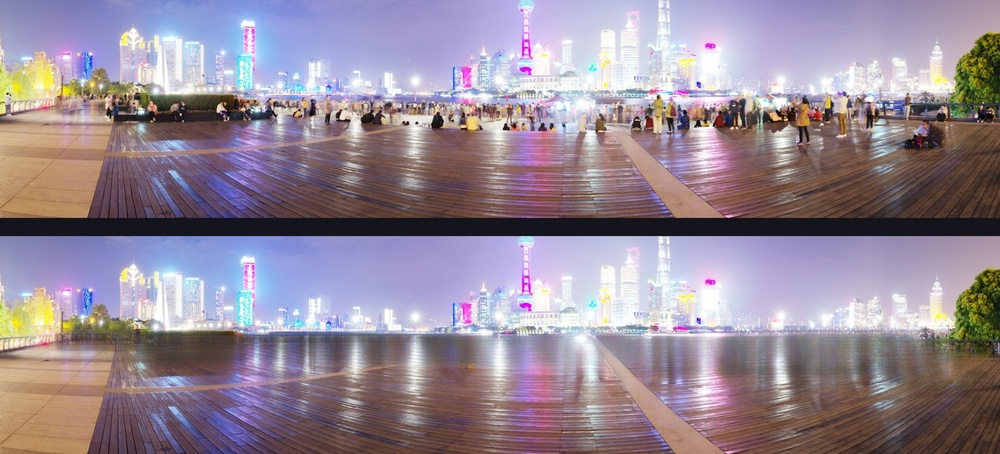
#> input picture trazo/Herramientas/Retoques/shanghai_noche/antes_despues_paso1.jpg, 1000 x 454 px, shrunk from 1600 x 727 before the run
$ python neblina.py antes_despues_paso1.jpg antes_despues_paso2.jpg 1.0 1.0
#> lines starting #> are read from the running program, lines starting #| are printed output that depends on the picture
# Paso 2: quitar la neblina (velo) y dar contraste local, sin romper la costura del 360
# (todos los filtros "dan la vuelta": se rellena a los lados con la otra orilla de la foto).
import sys
import numpy as np, cv2

entrada, salida = sys.argv[1:3]
fuerza = float(sys.argv[3]) if len(sys.argv) > 3 else 0.55     # cuánto velo se quita (0..1)
clahe_mezcla = float(sys.argv[4]) if len(sys.argv) > 4 else 0.5
img = cv2.imread(entrada).astype(np.float32) / 255.0
H, W = img.shape[:2]
#> H = 454; W = 1000
P = 256
ext = np.concatenate([img[:, -P:], img, img[:, :P]], 1)       # vuelta 360

def guiado(I, p, r, eps):
#> called with r = 61, eps = 0.001
    m = lambda x: cv2.boxFilter(x, -1, (r, r))
    mI, mp = m(I), m(p)
    a = (m(I * p) - mI * mp) / (m(I * I) - mI * mI + eps)
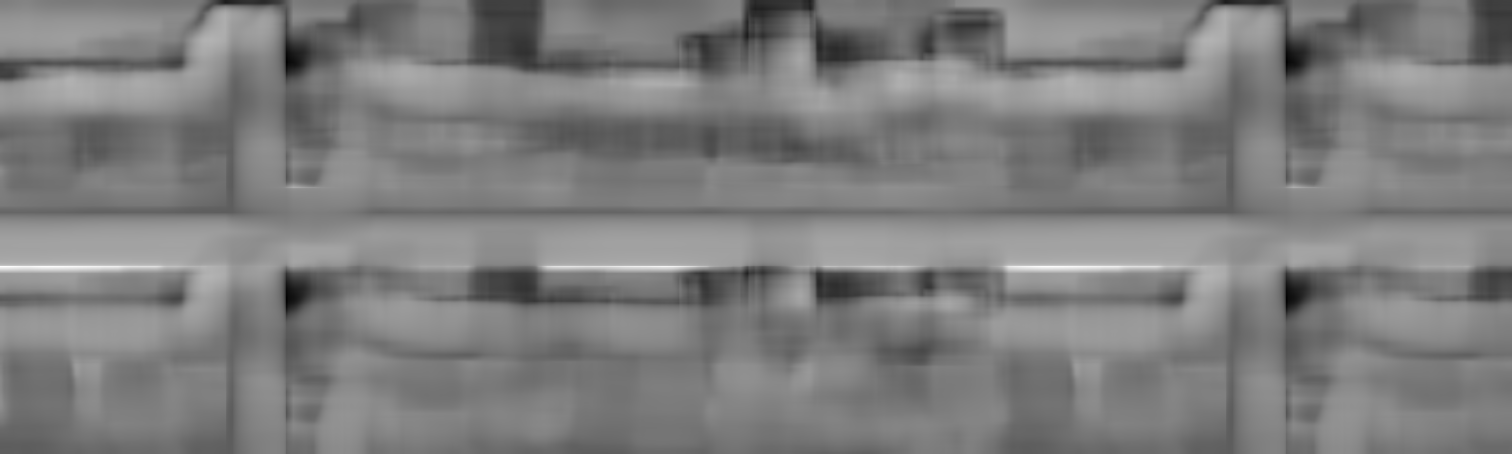
#> a: shape (454, 1512) float32; min -1.13, max 1.95, mean 0.389; drawn with min black and max white
    b = mp - a * mI
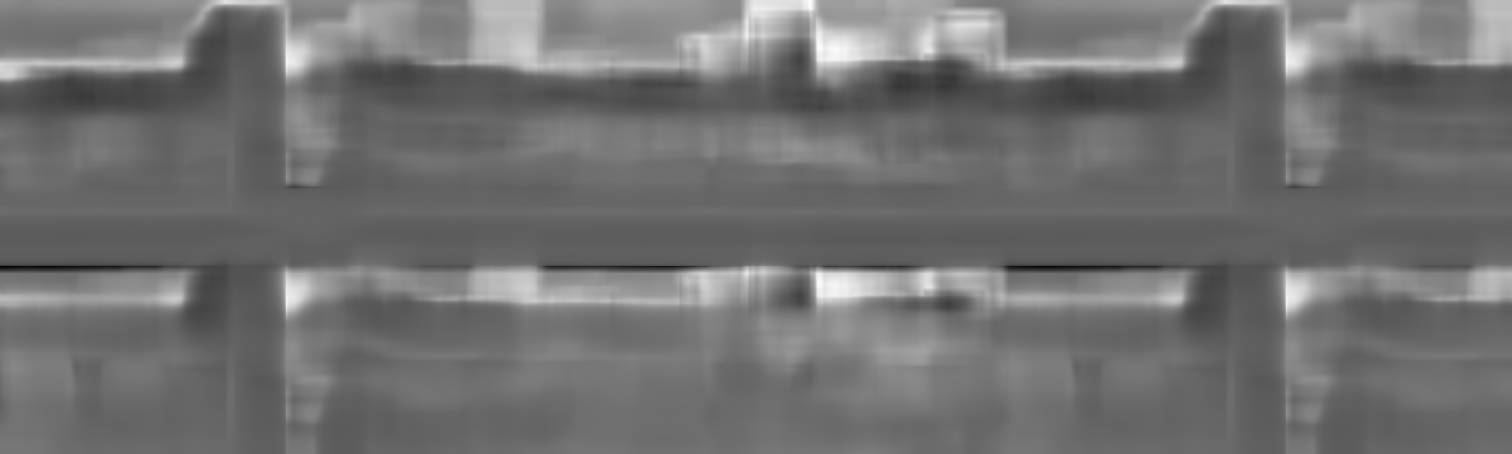
#> b: shape (454, 1512) float32; min -0.78, max 1.26, mean 0.124; drawn with min black and max white
    return m(a) * I + m(b)
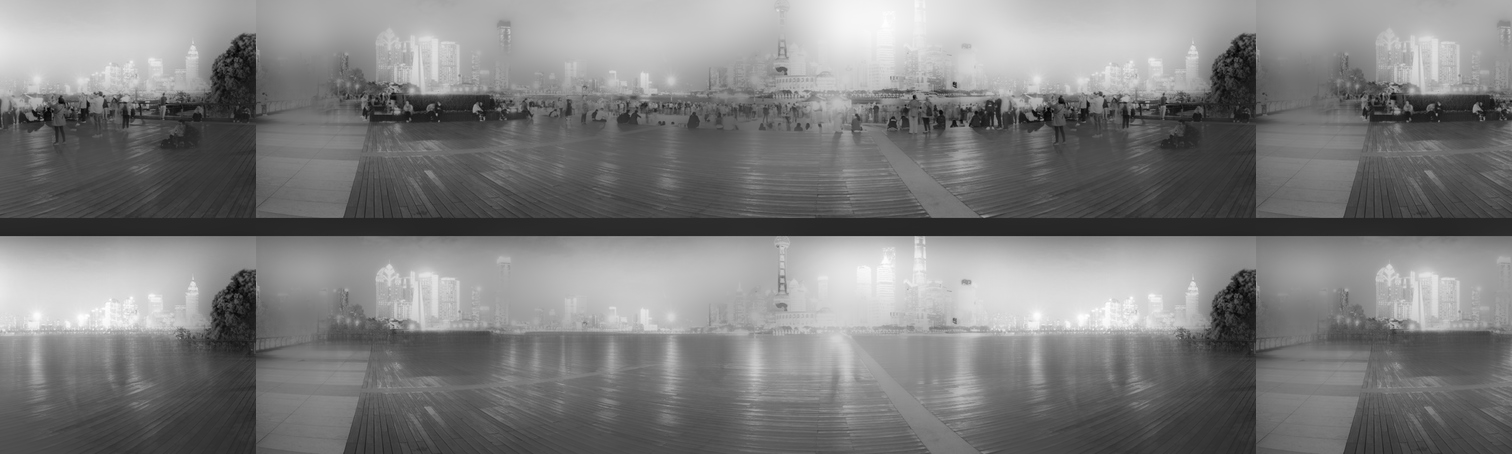
#> returned value: shape (454, 1512) float32; min -0.0903, max 0.77, mean 0.335; drawn with min black and max white

# 1. El velo: el canal oscuro (lo más oscuro de cada zona), suavizado siguiendo los bordes.
oscuro = cv2.erode(ext.min(2), cv2.getStructuringElement(cv2.MORPH_RECT, (15, 15)))
gris = cv2.cvtColor(ext, cv2.COLOR_BGR2GRAY)
velo = np.clip(guiado(gris, oscuro, 61, 1e-3), 0, 1)
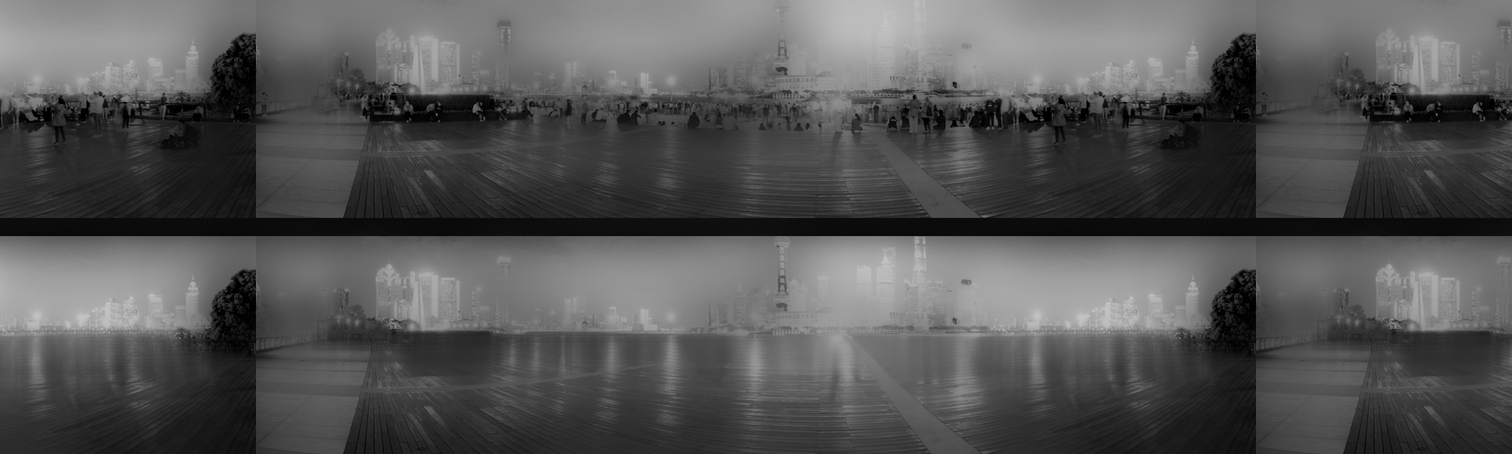
#> velo: shape (454, 1512) float32; min 0, max 0.77, mean 0.335
# El color de la neblina: el promedio de lo más brillante del canal oscuro (el resplandor morado del cielo).
plano = velo.ravel(); k = max(1, plano.size // 1000)
#> after `k = max(1, plano.size // 1000)`: k = 686
idx = np.argpartition(plano, -k)[-k:]
#> idx = 686 values, max 492480 at index 154, min 6963 at index 148, mean 317336.4
A = ext.reshape(-1, 3)[idx].mean(0)
#> A = [0.982, 0.959, 0.969]
t = np.clip(1.0 - fuerza * velo[..., None] / np.maximum(A, 1e-3).max(), 0.35, 1.0)
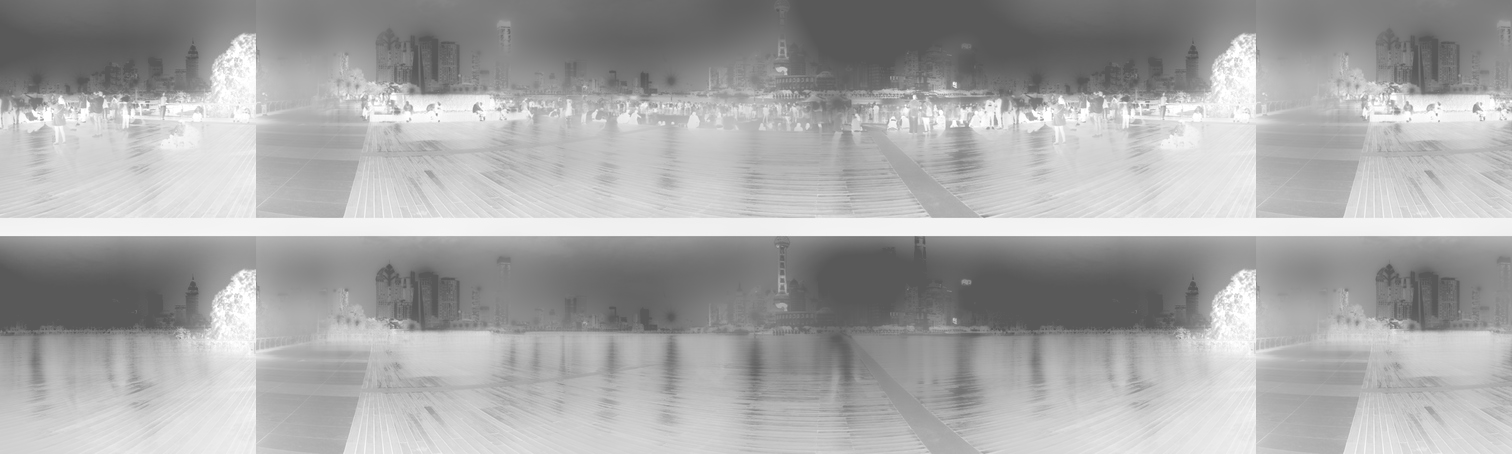
#> t: shape (454, 1512, 1) float32; min 0.35, max 1, mean 0.66
J = (ext - A) / t + A
J = np.clip(J, 0, 1)

# 2. Contraste local (CLAHE en la luz, no en el color).
lab = cv2.cvtColor((J * 255).astype(np.uint8), cv2.COLOR_BGR2LAB)
#> lab: shape (454, 1512, 3); mean of channels 0, 1, 2 98.1, 143.1, 119.4
cl = cv2.createCLAHE(clipLimit=2.0, tileGridSize=(32, 8)).apply(lab[..., 0])
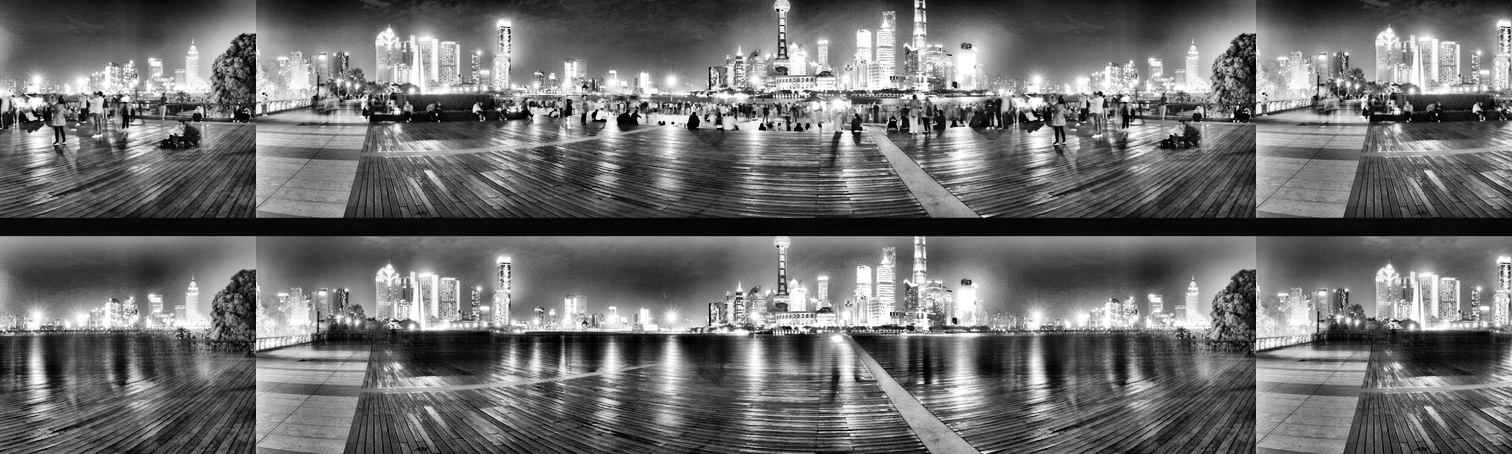
#> cl: shape (454, 1512); min 0, max 255, mean 109.1
lab[..., 0] = (clahe_mezcla * cl + (1 - clahe_mezcla) * lab[..., 0]).astype(np.uint8)
#> lab: shape (454, 1512, 3); mean of channels 0, 1, 2 109.1, 143.1, 119.4
J = cv2.cvtColor(lab, cv2.COLOR_LAB2BGR).astype(np.float32) / 255.0
#> J: shape (454, 1512, 3) float32; mean of channels 0, 1, 2 0.461, 0.375, 0.443

# 3. Un poquito más de color (sin quemar los neones).
hsv = cv2.cvtColor(J, cv2.COLOR_BGR2HSV)
#> hsv: shape (454, 1512, 3) float32; mean H, S, V 173.2, 0.5, 0.6
hsv[..., 1] = np.clip(hsv[..., 1] * 1.08, 0, 1)
#> hsv: shape (454, 1512, 3) float32; mean H, S, V 173.2, 0.5, 0.6
J = cv2.cvtColor(hsv, cv2.COLOR_HSV2BGR)

J = J[:, P:P + W]
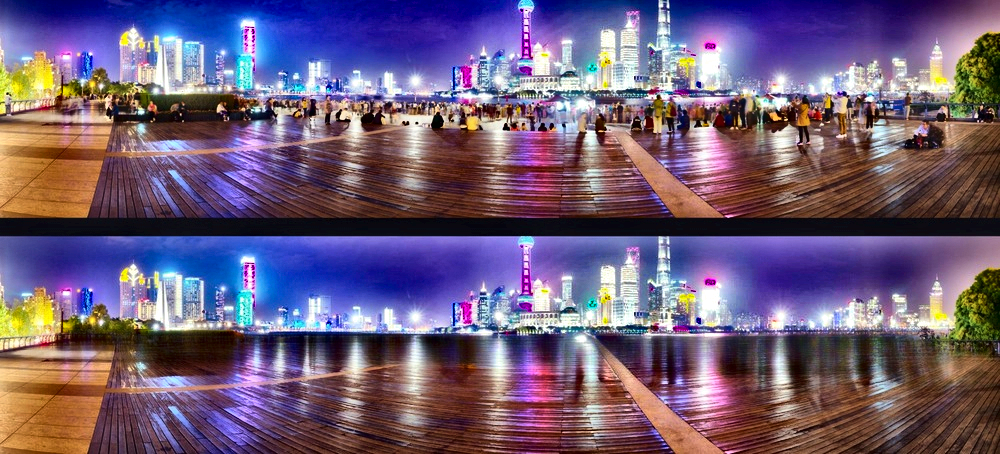
#> J: shape (454, 1000, 3) float32; mean B, G, R 0.469, 0.364, 0.437
cv2.imwrite(salida, np.clip(J * 255 + 0.5, 0, 255).astype(np.uint8), [cv2.IMWRITE_JPEG_QUALITY, 95])
print('color de la neblina (BGR):', np.round(A, 3))
#| color de la neblina (BGR): [0.982 0.959 0.969]

$ run again, on trazo/Herramientas/Retoques/shanghai_noche/antes_despues_paso3.jpg
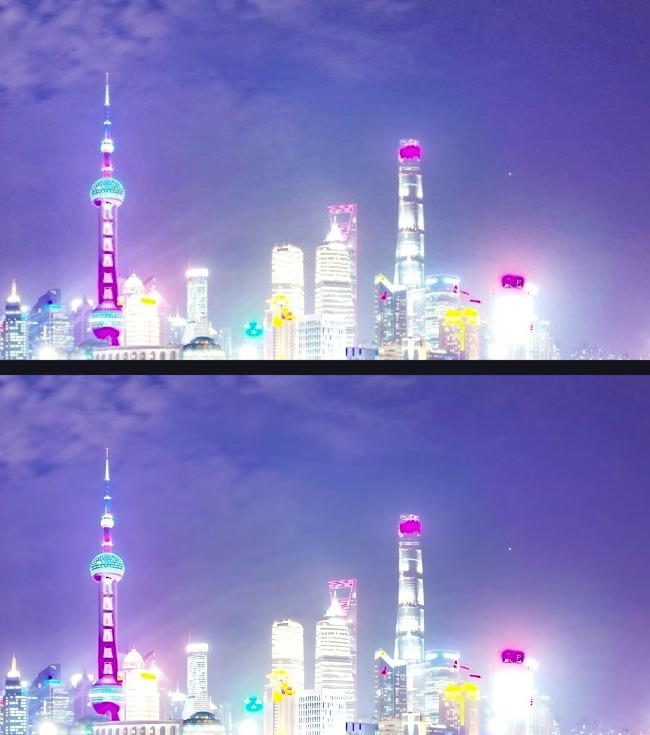
#> input picture trazo/Herramientas/Retoques/shanghai_noche/antes_despues_paso3.jpg, 650 x 735 px
#> `velo = np.clip(guiado(gris, oscuro, 61, 1e-3), 0, 1)`:
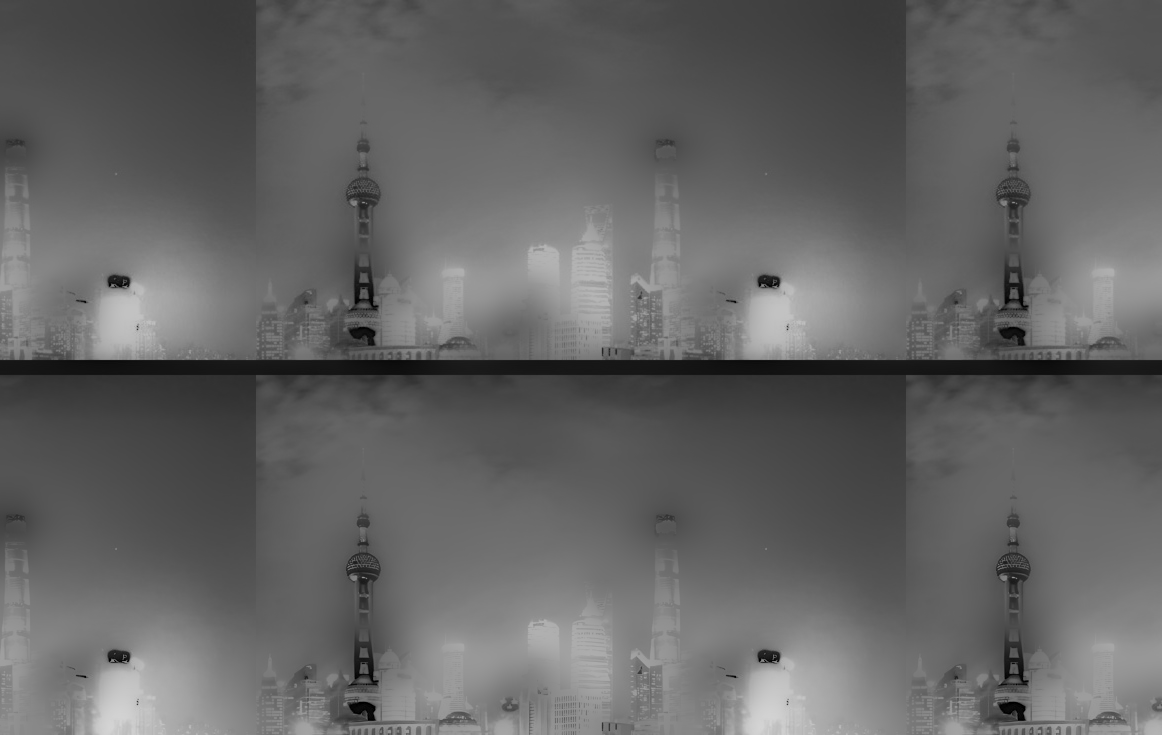
#> velo: shape (735, 1162) float32; min 0, max 0.834, mean 0.395
#> idx = 854 values, max 853676 at index 9, min 820490 at index 4, mean 835746.1
#> A = [0.998, 0.998, 0.993]
#> `J = J[:, P:P + W]`:
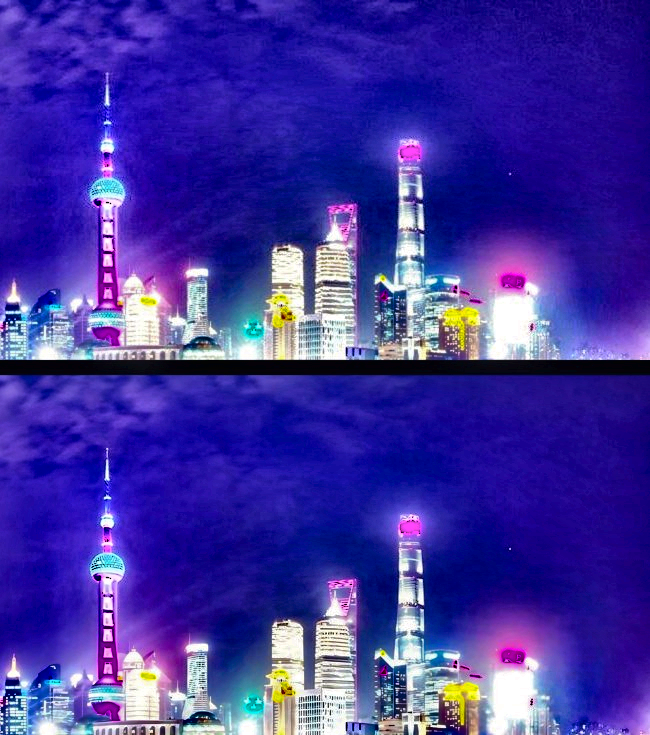
#> J: shape (735, 650, 3) float32; mean B, G, R 0.623, 0.198, 0.251
#| color de la neblina (BGR): [0.998 0.998 0.993]

$ run again, on trazo/Herramientas/Retoques/shanghai_noche/paso1_sin_gente.jpg
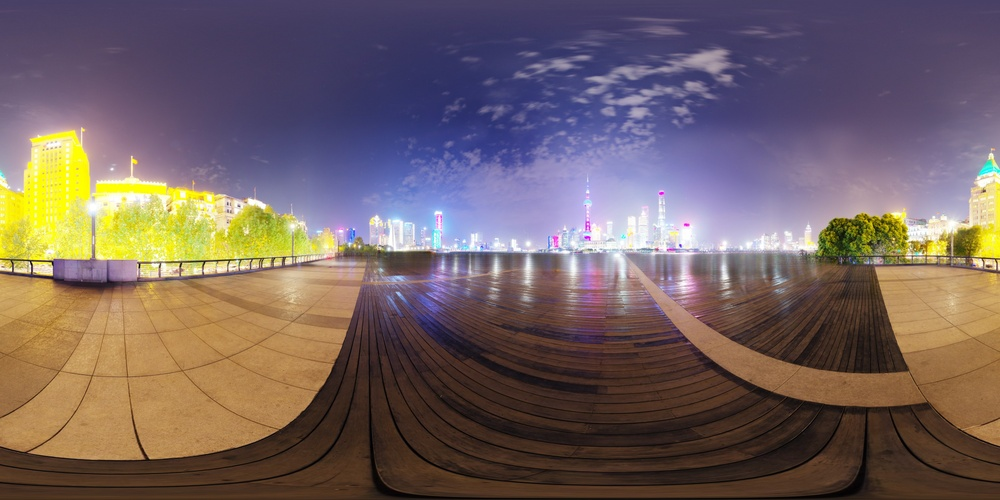
#> input picture trazo/Herramientas/Retoques/shanghai_noche/paso1_sin_gente.jpg, 1000 x 500 px, shrunk from 4096 x 2048 before the run
#> in guiado, `return m(a) * I + m(b)`:
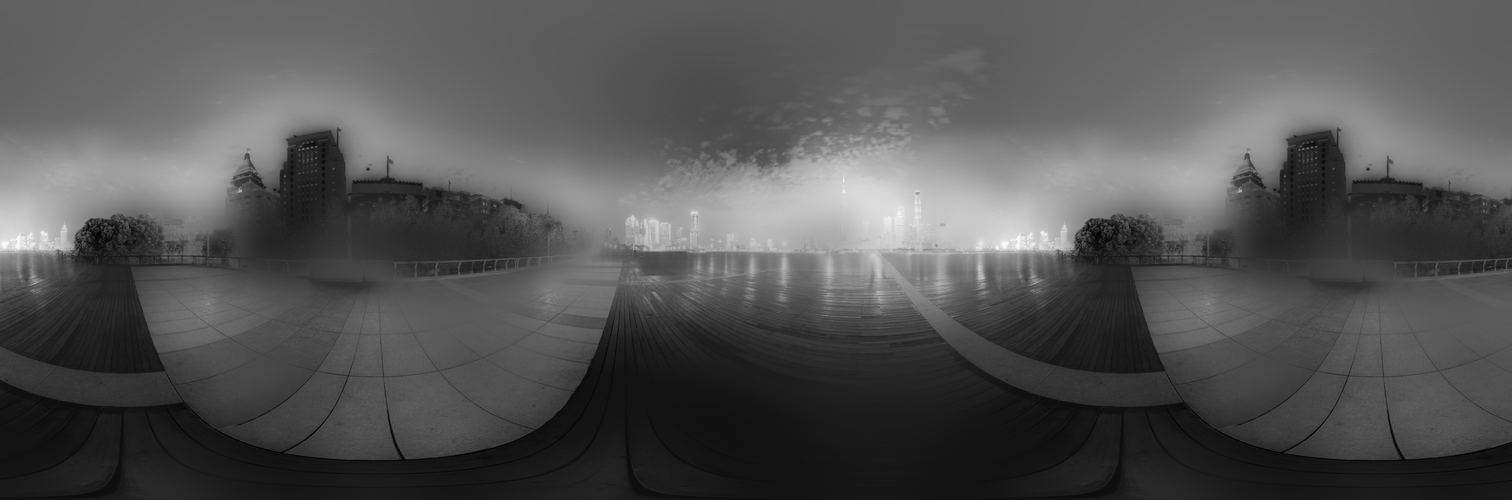
#> returned value: shape (500, 1512) float32; min -0.0454, max 0.709, mean 0.203; drawn with min black and max white
#> idx = 756 values, max 377506 at index 700, min 269979 at index 151, mean 353578.5
#> A = [0.958, 0.934, 0.94]
#> `J = J[:, P:P + W]`:
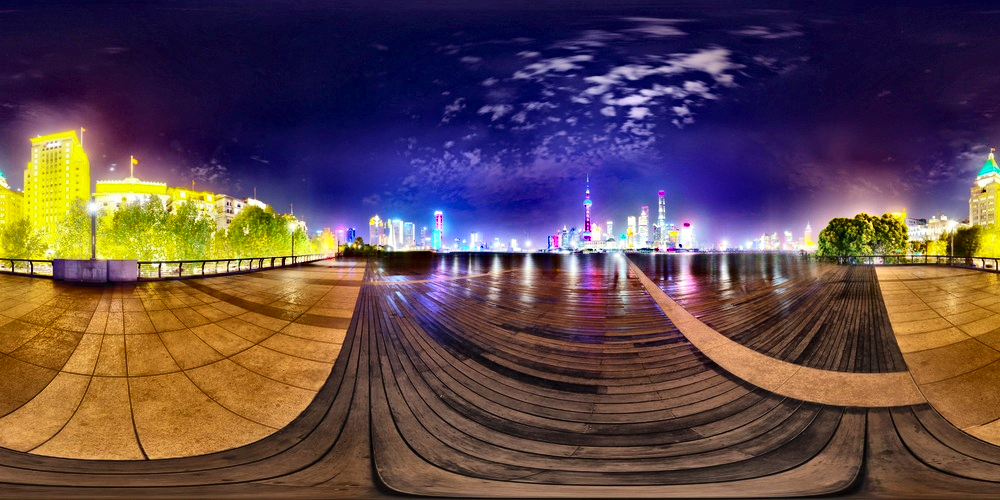
#> J: shape (500, 1000, 3) float32; mean B, G, R 0.295, 0.28, 0.372
#| color de la neblina (BGR): [0.958 0.934 0.94 ]
